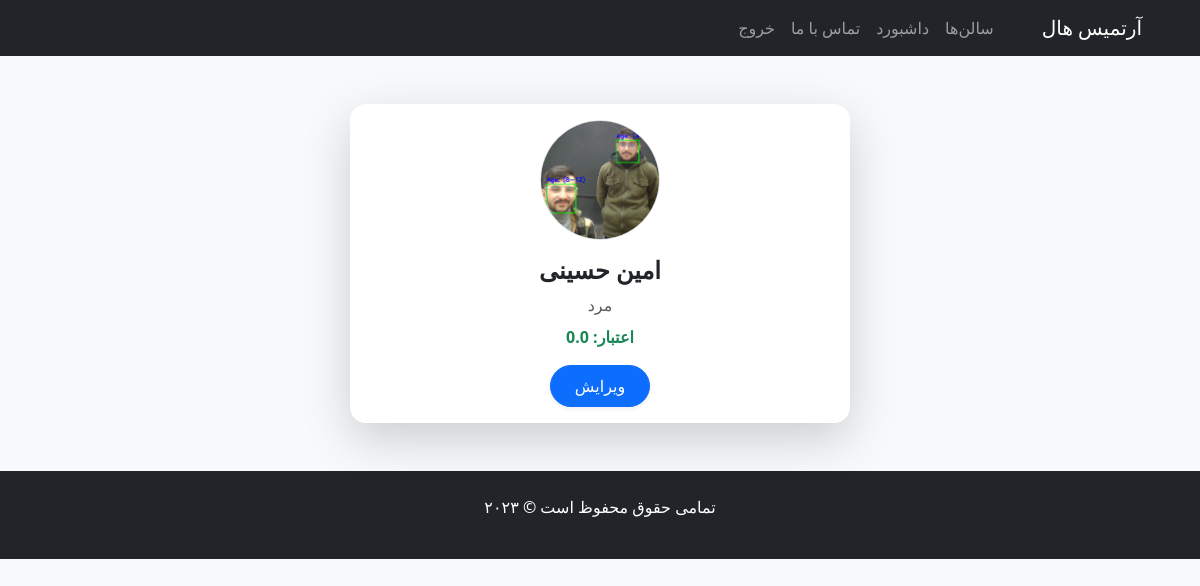
The page /site/dashboard (signed in) on the database as committed earlier.
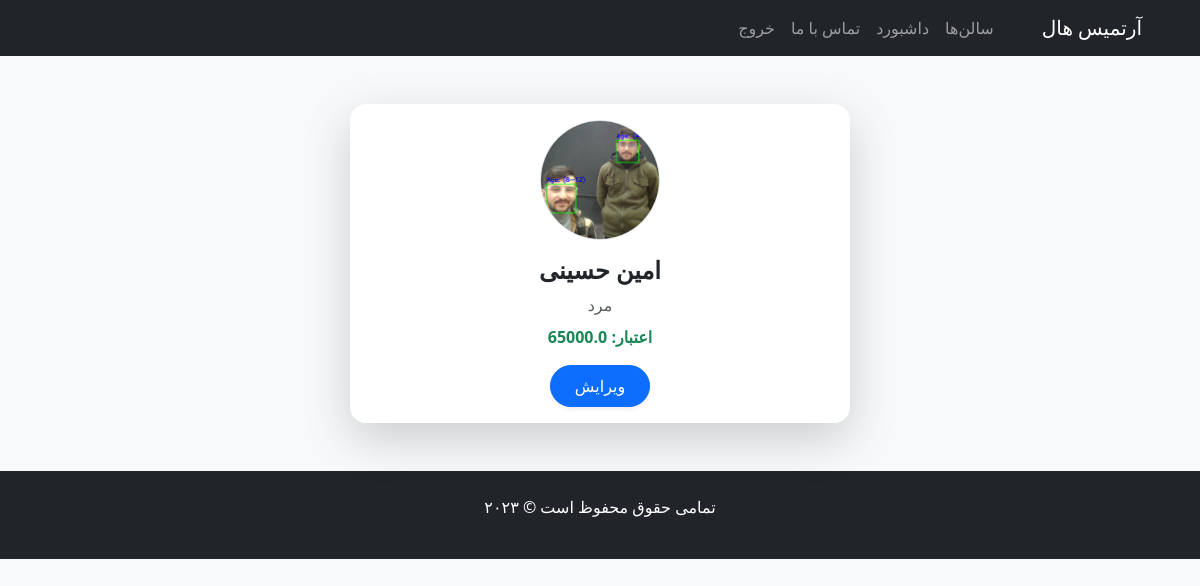
The same page on the database as committed later.
### cvProject/models.py (models this page shows, shortened)
class Profile(models.Model):
    user = models.OneToOneField(User, on_delete=models.CASCADE)
    credit = models.FloatField(default=0)
    image = models.ImageField(upload_to='cvProject/images/', null=True, blank=True)
    MAN = 1
    WOMAN = 2
    STATUS_CHOICES = (
        (MAN, "مرد"),
        (WOMAN, "خانم"),
    )
    gender = models.IntegerField(choices=STATUS_CHOICES, default=MAN)

### cvProject/views.py (the view)
# urls.py: path('dashboard', views.dashboard, name='dashboard'),
@login_required
def dashboard(request):
    try:
        profile = request.user.profile
    except ObjectDoesNotExist:
        profile = models.Profile.objects.create(user=request.user)
    context = {
        'profile': profile,
    }
    return render(request, 'profile.html', context)

### cvProject/templates/profile.html
{% extends 'base.html' %}
{% block content %}
<div class="container mt-5 d-flex justify-content-center">
    <div class="card shadow-lg border-0 rounded-4" style="max-width: 500px; width: 100%;">
        <div class="card-body text-center">
            <div class="mb-3">
                {% if profile.image %}
                <img src="{{ profile.image.url }}" class="rounded-circle border"
                     style="width: 120px; height: 120px; object-fit: cover;">
                {% else %}
                <img src="/media/default.png" class="rounded-circle border"
                     style="width: 120px; height: 120px; object-fit: cover;">
                {% endif %}
            </div>
            <h4 class="fw-bold">{{ profile.user.get_full_name }}</h4>
            <p class="text-muted mb-2">{{ profile.get_gender_display }}</p>
            <p class="fw-semibold text-success">اعتبار: {{ profile.credit }}</p>
            <button class="btn btn-primary rounded-pill px-4 py-2 shadow-sm">
                <a href="{% url 'dashboardEdit' %}" class="text-white text-decoration-none">ویرایش</a>
            </button>
        </div>
    </div>
</div>
{% endblock %}

### cvProject/templates/base.html (shortened to what this page needs)
<!DOCTYPE html>
<html lang="fa" dir="rtl">
<head>
    <link href="https://cdn.jsdelivr.net/npm/bootstrap@5.3.0/dist/css/bootstrap.min.css" rel="stylesheet">
    <link rel="stylesheet" href="https://cdn.jsdelivr.net/npm/bootstrap-icons@1.10.5/font/bootstrap-icons.css">
</head>
<body class="bg-light">
<nav class="navbar navbar-expand-lg navbar-dark bg-dark">
    <div class="container">
        <a class="navbar-brand" href="{% url 'home' %}">آرتمیس هال</a>
        <div class="collapse navbar-collapse" id="navbarNav">
            <ul class="navbar-nav ms-auto">
                <li class="nav-item"><a class="nav-link" href="{% url 'venues' %}">سالن‌ها</a></li>
                <li class="nav-item"><a class="nav-link" href="{% url 'dashboard' %}">داشبورد</a></li>
                <li class="nav-item"><a class="nav-link" href="{% url 'contact' %}">تماس با ما</a></li>
                {% if user.is_authenticated %}
                <li class="nav-item"><a class="nav-link" href="{% url 'logout' %}">خروج</a></li>
                {% else %}
                <li class="nav-item"><a class="nav-link" href="{% url 'login' %}">ورود</a></li>
                <li class="nav-item"><a class="nav-link" href="{% url 'register' %}">ثبت نام</a></li>
                {% endif %}
            </ul>
        </div>
    </div>
</nav>
<main class="container my-5">
    {% block content %}{% endblock %}
</main>
<footer class="bg-dark text-white py-4">
    <div class="container text-center">
        <p>تمامی حقوق محفوظ است © ۲۰۲۳</p>
    </div>
</footer>
</body>
</html>

Rows that differ between the two databases and show on the page:
changed Profile "مرد": credit "0.0" → "65000.0"
